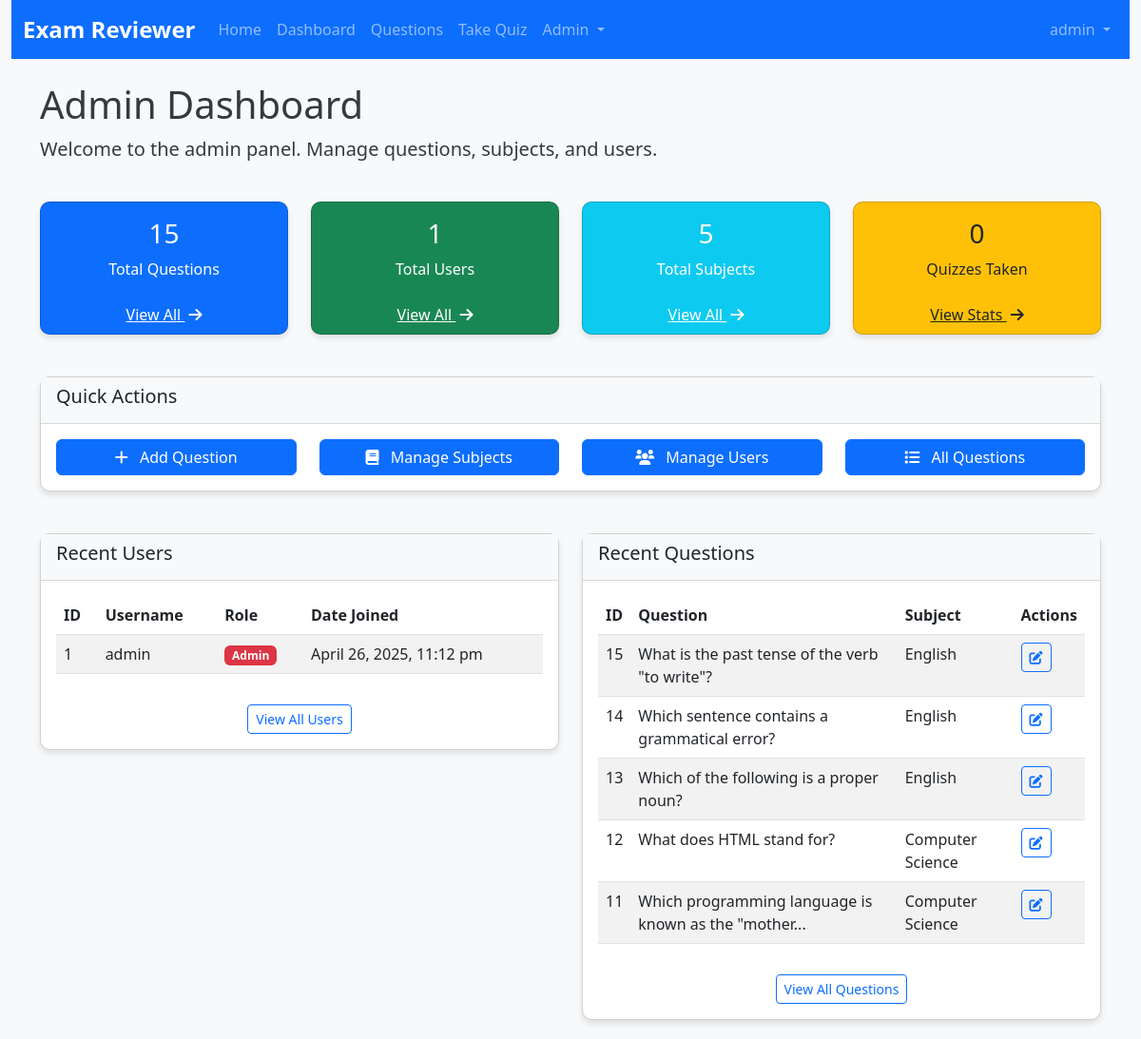
/admin.php (signed in), run on the app's committed database.
### tables this page shows
CREATE TABLE IF NOT EXISTS users (
    user_id INT AUTO_INCREMENT PRIMARY KEY,
    username VARCHAR(30) NOT NULL UNIQUE,
    email VARCHAR(100) NOT NULL UNIQUE,
    password VARCHAR(255) NOT NULL,
    profile_image VARCHAR(255) DEFAULT NULL,
    role ENUM('user', 'admin') NOT NULL DEFAULT 'user',
    created_at TIMESTAMP NOT NULL DEFAULT CURRENT_TIMESTAMP,
    last_login TIMESTAMP NULL DEFAULT NULL
);

CREATE TABLE IF NOT EXISTS questions (
    question_id INT AUTO_INCREMENT PRIMARY KEY,
    subject_id INT NOT NULL,
    question_text TEXT NOT NULL,
    option_a TEXT NOT NULL,
    option_b TEXT NOT NULL,
    option_c TEXT NOT NULL,
    option_d TEXT NOT NULL,
    correct_answer CHAR(1) NOT NULL CHECK (correct_answer IN ('A', 'B', 'C', 'D')),
    explanation TEXT DEFAULT NULL,
    FOREIGN KEY (subject_id) REFERENCES subjects (subject_id)
);

CREATE TABLE IF NOT EXISTS subjects (
    subject_id INT AUTO_INCREMENT PRIMARY KEY,
    subject_name VARCHAR(100) NOT NULL UNIQUE,
    description TEXT DEFAULT NULL
);

### includes/functions.php (called while the page is built, shortened)
<?php
function formatDate($date) {
    return date('F j, Y, g:i a', strtotime($date));
}
function isAdmin() {
    return isset($_SESSION['user_role']) && $_SESSION['user_role'] === ROLE_ADMIN;
}
function isLoggedIn() {
    return isset($_SESSION['user_id']);
}
?>

### admin.php (the view, shortened to what this page needs)
<?php
require_once 'includes/functions.php';
$pdo = getDbConnection();
$stmt = $pdo->query("SELECT COUNT(*) FROM questions");
$total_questions = $stmt->fetchColumn();
$stmt = $pdo->query("SELECT COUNT(*) FROM users");
$total_users = $stmt->fetchColumn();
$stmt = $pdo->query("SELECT COUNT(*) FROM subjects");
$total_subjects = $stmt->fetchColumn();
$stmt = $pdo->query("SELECT COUNT(*) FROM quiz_results");
$total_quizzes = $stmt->fetchColumn();
$stmt = $pdo->query("SELECT * FROM users ORDER BY created_at DESC LIMIT 5");
$recent_users = $stmt->fetchAll();
$stmt = $pdo->query("
    SELECT q.*, s.subject_name
    FROM questions q
    JOIN subjects s ON q.subject_id = s.subject_id
    ORDER BY q.question_id DESC
    LIMIT 5
");
$recent_questions = $stmt->fetchAll();
include 'includes/header.php';
include 'includes/navbar.php';
?>
<div class="container">
    <div class="row mb-4">
        <div class="col">
            <h1>Admin Dashboard</h1>
            <p class="lead">Welcome to the admin panel. Manage questions, subjects, and users.</p>
        </div>
    </div>
    <div class="row mb-4">
        <div class="col-md-3">
            <div class="card bg-primary text-white">
                <div class="card-body text-center">
                    <h3><?php echo $total_questions; ?></h3>
                    <p class="mb-0">Total Questions</p>
                </div>
                <div class="card-footer bg-transparent border-0 text-center">
                    <a href="admin/manage_questions.php" class="text-white">View All <i class="fas fa-arrow-right ms-1"></i></a>
                </div>
            </div>
        </div>
        <div class="col-md-3">
            <div class="card bg-success text-white">
                <div class="card-body text-center">
                    <h3><?php echo $total_users; ?></h3>
                    <p class="mb-0">Total Users</p>
                </div>
                <div class="card-footer bg-transparent border-0 text-center">
                    <a href="admin/manage_users.php" class="text-white">View All <i class="fas fa-arrow-right ms-1"></i></a>
                </div>
            </div>
        </div>
        <div class="col-md-3">
            <div class="card bg-info text-white">
                <div class="card-body text-center">
                    <h3><?php echo $total_subjects; ?></h3>
                    <p class="mb-0">Total Subjects</p>
                </div>
                <div class="card-footer bg-transparent border-0 text-center">
                    <a href="admin/manage_subjects.php" class="text-white">View All <i class="fas fa-arrow-right ms-1"></i></a>
                </div>
            </div>
        </div>
        <div class="col-md-3">
            <div class="card bg-warning text-dark">
                <div class="card-body text-center">
                    <h3><?php echo $total_quizzes; ?></h3>
                    <p class="mb-0">Quizzes Taken</p>
                </div>
                <div class="card-footer bg-transparent border-0 text-center">
                    <a href="#" class="text-dark">View Stats <i class="fas fa-arrow-right ms-1"></i></a>
                </div>
            </div>
        </div>
    </div>
    <div class="row mb-4">
        <div class="col">
            <div class="card">
                <div class="card-header">
                    <h5>Quick Actions</h5>
                </div>
                <div class="card-body">
                    <div class="row">
                        <div class="col-md-3">
                            <div class="d-grid">
                                <a href="admin/add_question.php" class="btn btn-primary">
                                    <i class="fas fa-plus me-2"></i> Add Question
                                </a>
                            </div>
                        </div>
                        <div class="col-md-3">
                            <div class="d-grid">
                                <a href="admin/manage_subjects.php" class="btn btn-primary">
                                    <i class="fas fa-book me-2"></i> Manage Subjects
                                </a>
                            </div>
                        </div>
                        <div class="col-md-3">
                            <div class="d-grid">
                                <a href="admin/manage_users.php" class="btn btn-primary">
                                    <i class="fas fa-users me-2"></i> Manage Users
                                </a>
                            </div>
                        </div>
                        <div class="col-md-3">
                            <div class="d-grid">
                                <a href="admin/manage_questions.php" class="btn btn-primary">
                                    <i class="fas fa-list me-2"></i> All Questions
                                </a>
                            </div>
                        </div>
                    </div>
                </div>
            </div>
        </div>
    </div>
    <div class="row">
        <div class="col-md-6">
            <div class="card">
                <div class="card-header">
                    <h5>Recent Users</h5>
                </div>
                <div class="card-body">
                    <div class="table-responsive">
                        <table class="table table-striped">
                            <thead>
                                <tr>
                                    <th>ID</th>
                                    <th>Username</th>
                                    <th>Role</th>
                                    <th>Date Joined</th>
                                </tr>
                            </thead>
                            <tbody>
                                <?php foreach ($recent_users as $user): ?>
                                    <tr>
                                        <td><?php echo $user['user_id']; ?></td>
                                        <td><?php echo $user['username']; ?></td>
                                        <td><span class="badge bg-<?php echo $user['role'] === 'admin' ? 'danger' : 'primary'; ?>"><?php echo ucfirst($user['role']); ?></span></td>
                                        <td><?php echo formatDate($user['created_at']); ?></td>
                                    </tr>
                                <?php endforeach; ?>
                            </tbody>
                        </table>
                    </div>
                    <div class="text-center mt-3">
                        <a href="admin/manage_users.php" class="btn btn-outline-primary btn-sm">View All Users</a>
                    </div>
                </div>
            </div>
        </div>
        <div class="col-md-6">
            <div class="card">
                <div class="card-header">
                    <h5>Recent Questions</h5>
                </div>
                <div class="card-body">
                    <div class="table-responsive">
                        <table class="table table-striped">
                            <thead>
                                <tr>
                                    <th>ID</th>
                                    <th>Question</th>
                                    <th>Subject</th>
                                    <th>Actions</th>
                                </tr>
                            </thead>
                            <tbody>
                                <?php foreach ($recent_questions as $question): ?>
                                    <tr>
                                        <td><?php echo $question['question_id']; ?></td>
                                        <td><?php echo strlen($question['question_text']) > 50 ? substr($question['question_text'], 0, 50) . '...' : $question['question_text']; ?></td>
                                        <td><?php echo $question['subject_name']; ?></td>
                                        <td>
                                            <a href="admin/edit_question.php?id=<?php echo $question['question_id']; ?>" class="btn btn-sm btn-outline-primary">
                                                <i class="fas fa-edit"></i>
                                            </a>
                                        </td>
                                    </tr>
                                <?php endforeach; ?>
                            </tbody>
                        </table>
                    </div>
                    <div class="text-center mt-3">
                        <a href="admin/manage_questions.php" class="btn btn-outline-primary btn-sm">View All Questions</a>
                    </div>
                </div>
            </div>
        </div>
    </div>
</div>
<?php include 'includes/footer.php'; ?>

### includes/header.php (shortened to what this page needs)
<?php
require_once 'includes/functions.php';
?>
<!DOCTYPE html>
<html lang="en">
<head>
    <link href="https://cdn.jsdelivr.net/npm/bootstrap@5.3.0-alpha1/dist/css/bootstrap.min.css" rel="stylesheet">
    <link rel="stylesheet" href="https://cdnjs.cloudflare.com/ajax/libs/font-awesome/6.0.0/css/all.min.css">
    <link rel="stylesheet" href="assets/css/style.css">
</head>
<body>
    <div class="container-fluid">

### includes/navbar.php (shortened to what this page needs)
<nav class="navbar navbar-expand-lg navbar-dark bg-primary mb-4">
    <div class="container-fluid">
        <a class="navbar-brand" href="index.php"><?php echo APP_NAME; ?></a>
        <div class="collapse navbar-collapse" id="navbarSupportedContent">
            <ul class="navbar-nav me-auto mb-2 mb-lg-0">
                <li class="nav-item">
                    <a class="nav-link <?php echo basename($_SERVER['PHP_SELF']) == 'index.php' ? 'active' : ''; ?>" href="index.php">Home</a>
                </li>
                <?php if (isLoggedIn()): ?>
                    <li class="nav-item">
                        <a class="nav-link <?php echo basename($_SERVER['PHP_SELF']) == 'dashboard.php' ? 'active' : ''; ?>" href="dashboard.php">Dashboard</a>
                    </li>
                    <li class="nav-item">
                        <a class="nav-link <?php echo basename($_SERVER['PHP_SELF']) == 'questions.php' ? 'active' : ''; ?>" href="questions.php">Questions</a>
                    </li>
                    <li class="nav-item">
                        <a class="nav-link <?php echo basename($_SERVER['PHP_SELF']) == 'quiz.php' ? 'active' : ''; ?>" href="quiz.php">Take Quiz</a>
                    </li>
                    <?php if (isAdmin()): ?>
                        <li class="nav-item dropdown">
                            <a class="nav-link dropdown-toggle" href="#" id="adminDropdown" role="button" data-bs-toggle="dropdown" aria-expanded="false">
                                Admin
                            </a>
                        </li>
                    <?php endif; ?>
                <?php endif; ?>
            </ul>
            <ul class="navbar-nav ms-auto">
                <?php if (isLoggedIn()): ?>
                    <li class="nav-item dropdown">
                        <a class="nav-link dropdown-toggle" href="#" id="userDropdown" role="button" data-bs-toggle="dropdown" aria-expanded="false">
                            <?php echo $_SESSION['username']; ?>
                        </a>
                    </li>
                <?php endif; ?>
            </ul>
        </div>
    </div>
</nav>

### includes/footer.php (shortened to what this page needs)
    </div>
</body>
</html>

### assets/css/style.css (style rules this page uses)
body { background-color: #f8f9fa; color: #343a40; font-family: 'Segoe UI', Tahoma, Geneva, Verdana, sans-serif; }
.navbar-brand { font-weight: bold; font-size: 1.5rem; }
.card { border-radius: 10px; box-shadow: 0 4px 6px rgba(0, 0, 0, 0.1); margin-bottom: 20px; transition: transform 0.3s ease; }
.card-header { background-color: #f8f9fa; border-bottom: 1px solid rgba(0, 0, 0, 0.125); font-weight: bold; }
.btn-primary { background-color: #0d6efd; border-color: #0d6efd; }

### data on the page
users: user_id "1", username "admin", role "Admin", created_at "April 26, 2025, 11:12 pm"
questions: question_id "15", question_text "What is the past tense of the verb \"to write\"?", subject.subject_name "English"
questions: question_id "14", question_text "Which sentence contains a grammatical error?", subject.subject_name "English"
questions: question_id "13", question_text "Which of the following is a proper noun?", subject.subject_name "English"
questions: question_id "12", question_text "What does HTML stand for?", subject.subject_name "Computer Science"
questions: question_id "11", question_text "Which programming language is known as the \"mother", subject.subject_name "Computer Science"

### other printed values
APP_NAME "Exam Reviewer"
$_SESSION['username'] "admin"
$total_questions "15"
$total_users "1"
$total_subjects "5"
$total_quizzes "0"
